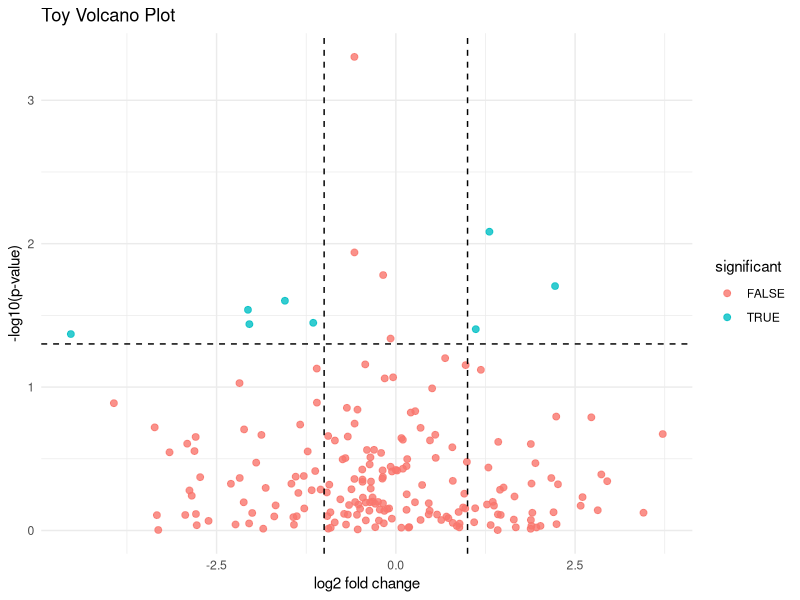
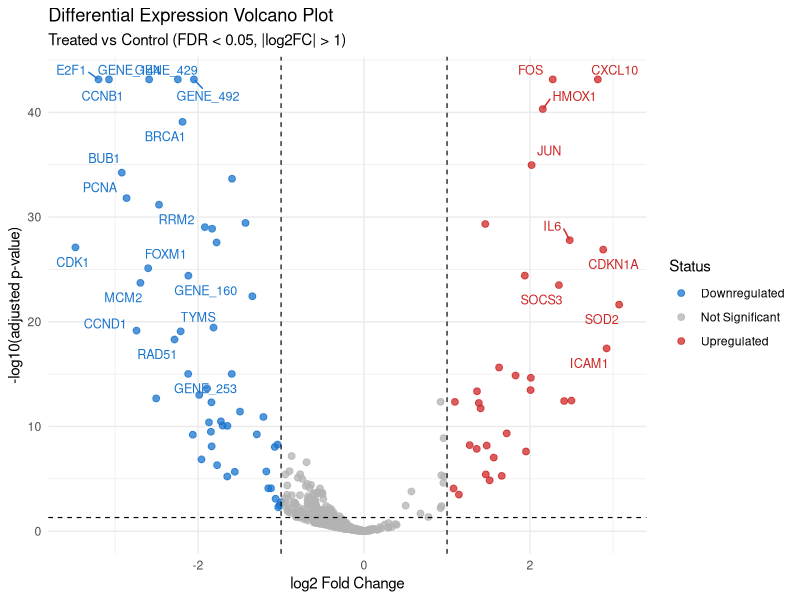

The R source for these figures, in order:
library(tidyverse)
library(ggrepel)

# ============================================================
# 06_Volcano_Plot.R
# Differential expression volcano plot example
# ============================================================

# ------------------------------------------------------------
# Part 1: Toy simulated volcano plot
# ------------------------------------------------------------
volcano <- data.frame(
  gene = paste0("gene_", 1:200),
  log2FC = rnorm(200, mean = 0, sd = 1.5),
  pvalue = runif(200, 1e-20, 1)
) %>%
  mutate(significant = pvalue < 0.05 & abs(log2FC) > 1)

volcano_plot <- ggplot(
  volcano,
  aes(x = log2FC, y = -log10(pvalue), colour = significant)
) +
  geom_point(alpha = 0.8, size = 2) +
  geom_vline(xintercept = c(-1, 1), linetype = "dashed") +
  geom_hline(yintercept = -log10(0.05), linetype = "dashed") +
  labs(
    title = "Toy Volcano Plot",
    x = "log2 fold change",
    y = "-log10(p-value)"
  ) +
  theme_minimal()

print(volcano_plot)

# ------------------------------------------------------------
# Part 2: Real differential expression volcano plot from data/
# ------------------------------------------------------------
deg <- read_csv("data/differential_expression_results.csv", show_col_types = FALSE)

# Select top significant genes to label
top_hits <- deg %>%
  filter(padj < 1e-15 & abs(log2FoldChange) > 2)

deg_volcano <- ggplot(
  deg,
  aes(x = log2FoldChange, y = -log10(padj), colour = regulation)
) +
  geom_point(alpha = 0.75, size = 2) +
  scale_colour_manual(
    values = c(
      "Upregulated" = "firebrick3",
      "Downregulated" = "dodgerblue3",
      "Not Significant" = "grey70"
    )
  ) +
  geom_vline(xintercept = c(-1, 1), linetype = "dashed", colour = "black", linewidth = 0.4) +
  geom_hline(yintercept = -log10(0.05), linetype = "dashed", colour = "black", linewidth = 0.4) +
  geom_text_repel(
    data = top_hits,
    aes(label = gene_symbol),
    size = 3.2,
    max.overlaps = 15,
    box.padding = 0.4,
    show.legend = FALSE
  ) +
  labs(
    title = "Differential Expression Volcano Plot",
    subtitle = "Treated vs Control (FDR < 0.05, |log2FC| > 1)",
    x = "log2 Fold Change",
    y = "-log10(adjusted p-value)",
    colour = "Status"
  ) +
  theme_minimal()

print(deg_volcano)
